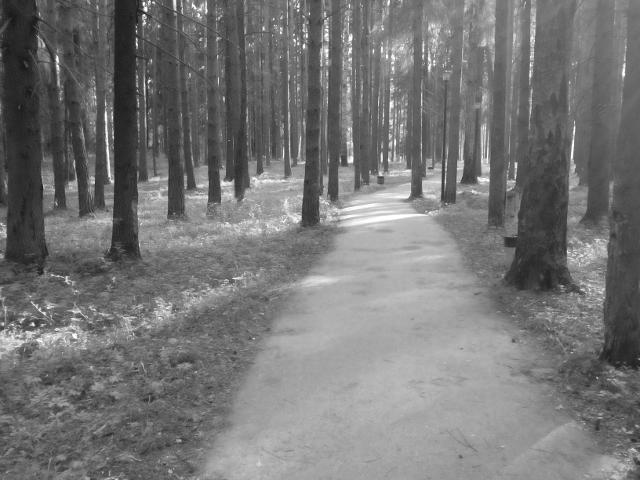
#> input picture IMG_20160511_174552.jpg, 640 x 480 px, found by its file name
$ python st3.py IMG_20160511_174552.jpg
#> lines starting #> are read from the running program, lines starting #| are printed output that depends on the picture
import numpy as np
import cv2
import sys
from matplotlib import pyplot as plt
imgL = cv2.imread('/home/dan/Yandex.Disk/Src/cv/IMG_20160511_174552.jpg',0)
#> imgL is the input picture: shape (480, 640); min 18, max 255, mean 118
imgR = cv2.imread('/home/dan/Yandex.Disk/Src/cv/IMG_20160511_174556.jpg',0)
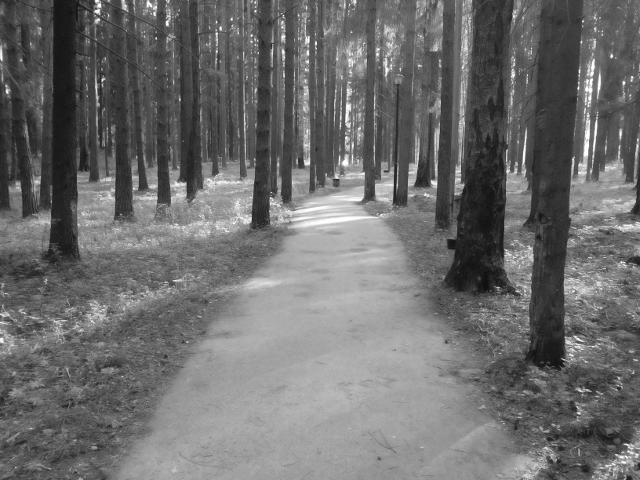
#> input picture IMG_20160511_174556.jpg, 640 x 480 px, found by its file name
#> imgR is the input picture: shape (480, 640); min 10, max 255, mean 109.5


# [9 lines of commented-out code are left out]

stereo = cv2.StereoBM_create(0, 25)
disparity = stereo.compute(imgL, imgR)
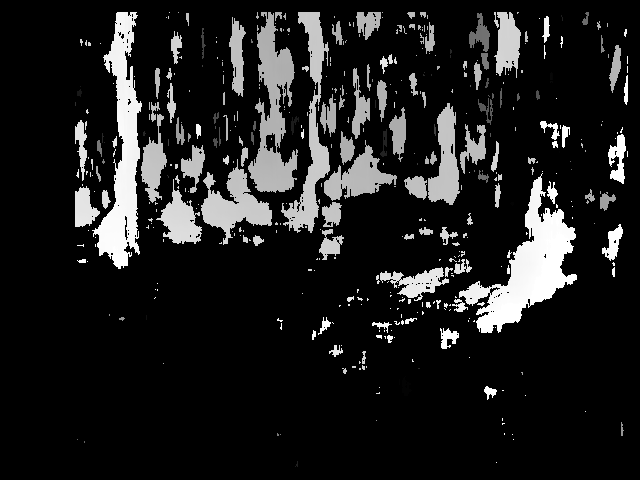
#> disparity: shape (480, 640) int16; min -16, max 1008, mean 110.7; drawn with min black and max white

# [13 lines of commented-out code are left out]
plt.imshow(disparity,'gray')
plt.show()
